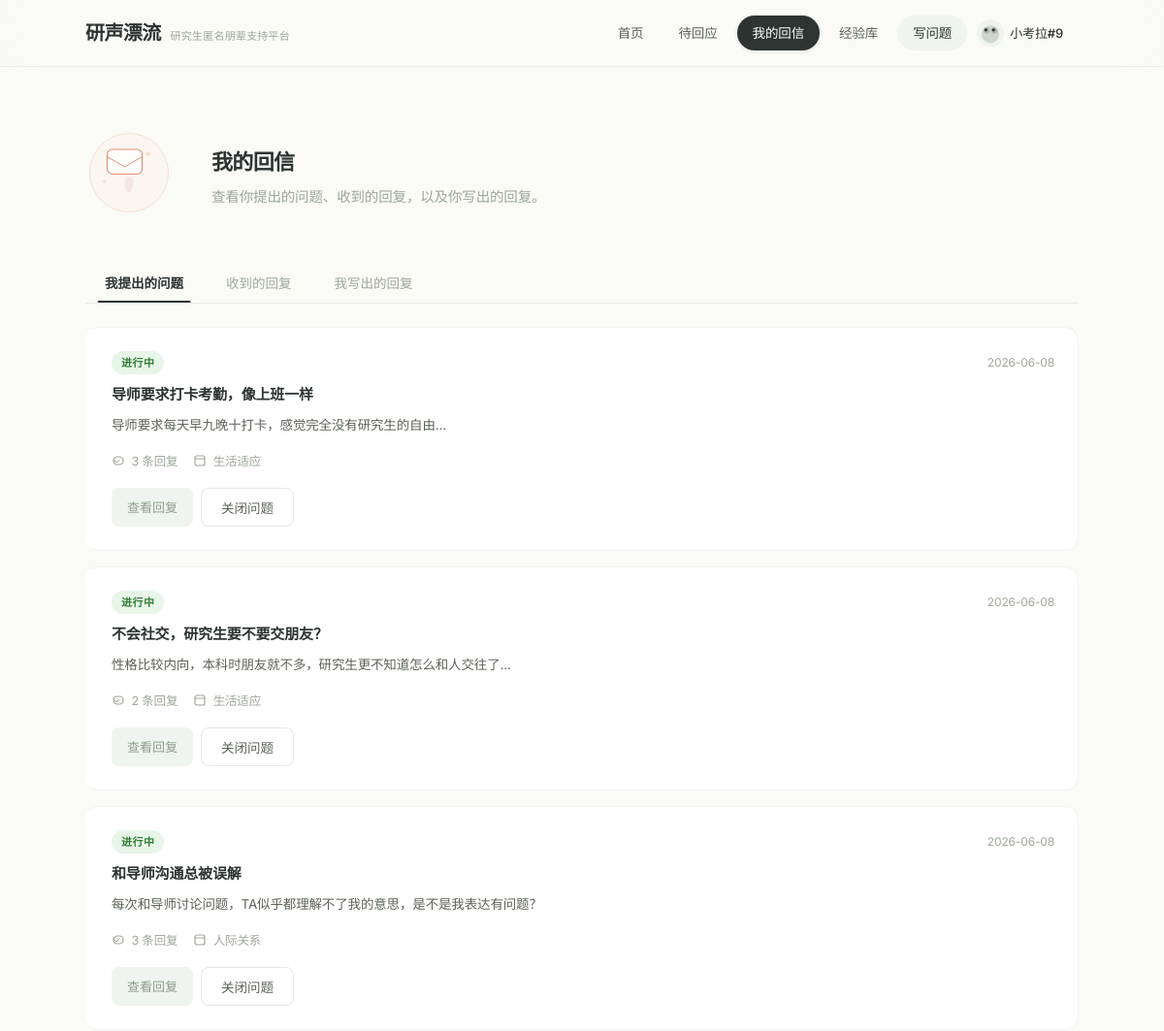
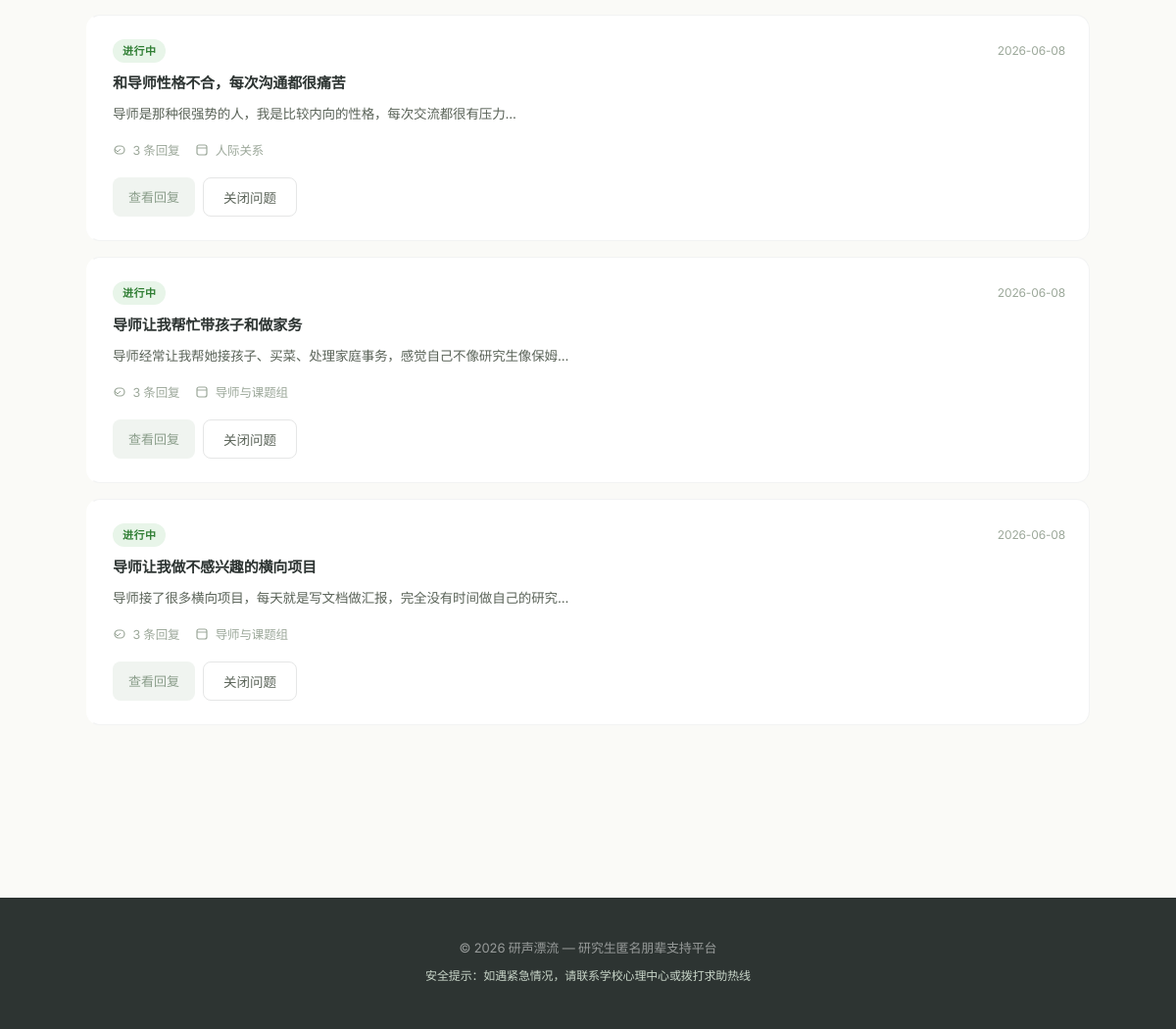
The page /my/messages (signed in) on the database its author committed (2 pictures, top to bottom).
### app/app.py (models this page shows)
class User(db.Model):
    id = db.Column(db.Integer, primary_key=True)
    anonymous_id = db.Column(db.String(50), unique=True, nullable=False)
    avatar_animal = db.Column(db.String(50), default='fox')
    avatar_color = db.Column(db.String(20), default='#8B9E8B')
    grade = db.Column(db.String(20))
    major_category = db.Column(db.String(50))
    interests = db.Column(db.Text)
    persona_tags = db.Column(db.Text)
    bio = db.Column(db.Text)
    created_at = db.Column(db.DateTime, default=lambda: datetime.now(timezone.utc))
    last_active = db.Column(db.DateTime, default=lambda: datetime.now(timezone.utc))
    questions = db.relationship('Question', backref='user', lazy=True)
    replies = db.relationship('Reply', backref='user', lazy=True)

class Question(db.Model):
    id = db.Column(db.Integer, primary_key=True)
    user_id = db.Column(db.Integer, db.ForeignKey('user.id'), nullable=False)
    title = db.Column(db.String(200), nullable=False)
    content = db.Column(db.Text, nullable=False)
    category = db.Column(db.String(50), nullable=False)
    subcategory = db.Column(db.String(50))
    grade = db.Column(db.String(20))
    response_type = db.Column(db.String(50))
    allow_public = db.Column(db.Boolean, default=False)
    is_risk = db.Column(db.Boolean, default=False)
    is_public = db.Column(db.Boolean, default=False)
    status = db.Column(db.String(20), default='open')
    created_at = db.Column(db.DateTime, default=lambda: datetime.now(timezone.utc))
    replies = db.relationship('Reply', backref='question', lazy=True, cascade='all, delete-orphan')
    target_persona = db.Column(db.Text)

### app/app.py (the view)
@app.route('/my/messages')
def my_messages():
    user = require_user()
    if not user:
        return redirect(url_for('register'))
    my_questions = Question.query.filter_by(user_id=user.id).order_by(Question.created_at.desc()).all()
    my_replies = Reply.query.filter_by(user_id=user.id).order_by(Reply.created_at.desc()).all()
    received_replies = []
    for q in my_questions:
        for r in q.replies:
            if r.user_id != user.id:
                received_replies.append((q, r))
    received_replies.sort(key=lambda x: x[1].created_at, reverse=True)
    return render_template('my_messages.html',
                           user=user,
                           my_questions=my_questions,
                           my_replies=my_replies,
                           received_replies=received_replies)

### app/app.py (called while the page is built)
def get_display_name(user):
    if not user:
        return '匿名用户'
    name_map = {a[0]: a[1] for a in ANIMAL_AVATARS}
    animal_name = name_map.get(user.avatar_animal, '匿名')
    return f'{animal_name}#{user.id}'

def get_current_user():
    if 'user_id' not in session:
        return None
    user = db.session.get(User, session['user_id'])
    if user:
        user.last_active = datetime.now(timezone.utc)
        db.session.commit()
    return user

def require_user():
    return get_current_user()

@app.context_processor
def inject_user():
    user = get_current_user()
    return dict(current_user=user, get_display_name=get_display_name,
                get_animal_svg=get_animal_svg, ANIMAL_AVATARS=ANIMAL_AVATARS, COLOR_MAP=COLOR_MAP)

### app/templates/my_messages.html (shortened to what this page needs)
{% extends "base.html" %}
{% block content %}
<section style="padding: var(--space-2xl) 0;">
    <div style="max-width:1100px; margin:0 auto;">
        <div class="page-hero-row" style="display:flex; align-items:center; gap:var(--space-xl); margin-bottom:var(--space-xl);">
            <div style="flex:0 0 auto;">
            </div>
            <div>
                <div class="section-title" style="margin-bottom:var(--space-xs);">我的回信</div>
                <p class="section-desc" style="margin:0;">查看你提出的问题、收到的回复，以及你写出的回复。</p>
            </div>
        </div>
        <div class="tabs" style="margin-bottom:var(--space-lg);">
            <button class="tab-btn active" data-tab="tab-questions">我提出的问题</button>
            <button class="tab-btn" data-tab="tab-received">收到的回复</button>
            <button class="tab-btn" data-tab="tab-sent">我写出的回复</button>
        </div>
        <div class="tab-panel active" id="tab-questions">
            {% if my_questions %}
                {% for q in my_questions %}
                <div class="card fade-in" style="margin-bottom:var(--space-md);">
                    <div style="display:flex; align-items:center; justify-content:space-between; margin-bottom:var(--space-sm); flex-wrap:wrap; gap:8px;">
                        {% if q.status == 'open' %}
                            <span class="badge badge-open">进行中</span>
                        {% else %}
                            <span class="badge badge-closed">已关闭</span>
                        {% endif %}
                        <span style="font-size:12px; color:var(--ink-muted);">{{ q.created_at.strftime('%Y-%m-%d') if q.created_at else '' }}</span>
                    </div>
                    <div style="font-size:15px; font-weight:600; margin-bottom:var(--space-sm); color:var(--ink);">{{ q.title }}</div>
                    <div style="font-size:13.5px; color:var(--ink-light); line-height:1.6; margin-bottom:var(--space-md);">
                        {{ q.content[:120] }}{% if q.content|length > 120 %}…{% endif %}
                    </div>
                    <div style="display:flex; gap:var(--space-md); font-size:12.5px; color:var(--ink-muted); margin-bottom:var(--space-md); flex-wrap:wrap;">
                        <span><svg width="14" height="14" viewBox="0 0 14 14" fill="none" style="display:inline; vertical-align:-2px; margin-right:3px;"><rect x="2" y="3" width="10" height="8" rx="4" stroke="var(--ink-muted)" stroke-width="1.2" fill="none"/><path d="M2 6 L5 9 L8 6" stroke="var(--ink-muted)" stroke-width="1" fill="none"/></svg> {{ q.replies | length }} 条回复</span>
                        <span><svg width="14" height="14" viewBox="0 0 14 14" fill="none" style="display:inline; vertical-align:-2px; margin-right:3px;"><rect x="2" y="2" width="10" height="10" rx="2" stroke="var(--ink-muted)" stroke-width="1.2" fill="none"/><path d="M2 5 L12 5" stroke="var(--ink-muted)" stroke-width="1" fill="none"/></svg> {{ q.category }}</span>
                    </div>
                    <div style="display:flex; gap:var(--space-sm); flex-wrap:wrap;">
                        <button class="btn-sage" onclick="viewQuestionReplies({{ q.id }})">查看回复</button>
                        {% if q.status == 'open' %}
                            <button class="btn-secondary" onclick="closeQuestion({{ q.id }})">关闭问题</button>
                        {% endif %}
                    </div>
                </div>
                {% endfor %}
            {% endif %}
        </div>
    </div>
</section>
{% endblock %}

### app/templates/base.html (shortened to what this page needs)
<!DOCTYPE html>
<html lang="zh-CN">
<head>
    <link rel="stylesheet" href="{{ url_for('static', filename='css/style.css') }}">
</head>
<body>
<header class="header" id="header">
    <div class="container">
        <a href="{{ url_for('index') }}" style="text-decoration:none;">
            <div class="logo">
                <h1>研声漂流</h1>
                <p class="subtitle">研究生匿名朋辈支持平台</p>
            </div>
        </a>
        <nav class="nav" id="main-nav">
            <a href="{{ url_for('index') }}" class="nav-link" data-path="/">首页</a>
            <a href="{{ url_for('pending_questions') }}" class="nav-link" data-path="/questions/pending">待回应</a>
            <a href="{{ url_for('my_messages') }}" class="nav-link" data-path="/my/messages">我的回信</a>
            <a href="{{ url_for('experience_library') }}" class="nav-link" data-path="/experience">经验库</a>
            <div class="nav-right">
                {% if current_user %}
                <a href="{{ url_for('create_question') }}" class="nav-link nav-write-link" data-path="/questions/create">写问题</a>
                <div class="nav-user">
                    <a href="{{ url_for('profile') }}" class="nav-user-link">
                        <span class="nav-avatar">
                            {{ get_animal_svg(current_user.avatar_animal, 26) | safe if get_animal_svg else '' }}
                        </span>
                        <span class="nav-username">{{ get_display_name(current_user) }}</span>
                    </a>
                </div>
                {% else %}
                <a href="{{ url_for('create_question') }}" class="nav-link nav-write-link" data-path="/questions/create">写问题</a>
                <a href="{{ url_for('login') }}" class="nav-link" data-path="/login">登录</a>
                <a href="{{ url_for('register') }}" class="nav-link nav-register-link" data-path="/register">注册</a>
                {% endif %}
            </div>
        </nav>
    </div>
</header>
<main class="main">
    <div class="container">
        {% block content %}{% endblock %}
    </div>
</main>
<footer class="footer">
    <div class="container">
        <p>© 2026 研声漂流 — 研究生匿名朋辈支持平台</p>
        <p class="safety-notice">安全提示：如遇紧急情况，请联系学校心理中心或拨打求助热线</p>
    </div>
</footer>
</body>
</html>

### rows shown on the page
User: avatar_animal+id "小考拉#9"
Question: status "进行中", created_at "2026-06-08", title "导师要求打卡考勤，像上班一样", content "导师要求每天早九晚十打卡，感觉完全没有研究生的自由...", replies|length "3", category "生活适应"
Question: status "进行中", created_at "2026-06-08", title "不会社交，研究生要不要交朋友？", content "性格比较内向，本科时朋友就不多，研究生更不知道怎么和人交往了...", replies|length "2", category "生活适应"
Question: status "进行中", created_at "2026-06-08", title "和导师沟通总被误解", content "每次和导师讨论问题，TA似乎都理解不了我的意思，是不是我表达有问题？", replies|length "3", category "人际关系"
Question: status "进行中", created_at "2026-06-08", title "和导师性格不合，每次沟通都很痛苦", content "导师是那种很强势的人，我是比较内向的性格，每次交流都很有压力...", replies|length "3", category "人际关系"
Question: status "进行中", created_at "2026-06-08", title "导师让我帮忙带孩子和做家务", content "导师经常让我帮她接孩子、买菜、处理家庭事务，感觉自己不像研究生像保姆...", replies|length "3", category "导师与课题组"
Question: status "进行中", created_at "2026-06-08", title "导师让我做不感兴趣的横向项目", content "导师接了很多横向项目，每天就是写文档做汇报，完全没有时间做自己的研究...", replies|length "3", category "导师与课题组"
